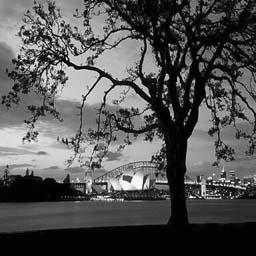
#> input picture image/Tree.jpg, 256 x 256 px, found by its file name
$ jupyter execute --allow-errors histogram_equalization_manual.ipynb
#> lines starting #> are read from the running program, lines starting #| are printed output that depends on the picture
[cell 1]
# ================================
# Section 1: Loading libraries and reading the image
# ================================

import cv2
import numpy as np
import matplotlib.pyplot as plt
from skimage import io
from math import log10

# Reading the grayscale image
img = cv2.imread('Tree.jpg', cv2.IMREAD_GRAYSCALE)
#> img is the input picture: shape (256, 256); min 0, max 255, mean 83.3

# Image size
M, N = img.shape
#> M = 256; N = 256
print(f"Image shape: {img.shape}")
#| Image shape: (256, 256)

# Displaying the original image
plt.figure(figsize=(5,5))
plt.imshow(img, cmap='gray')
plt.title('Original Image (Tree.jpg)')
plt.axis('off')
plt.show()

[cell 2]
import cv2
import numpy as np
import matplotlib.pyplot as plt

# Reading the image in grayscale
img = cv2.imread('Tree.jpg', cv2.IMREAD_GRAYSCALE)

# Image dimensions
M, N = img.shape
L = 256

# ================================
# Manual histogram calculation
# ================================
hist = np.zeros(L, dtype=np.int64)

for i in range(M):
    for j in range(N):
        intensity = img[i, j]
        hist[intensity] += 1
#> after the loop, hist = 256 values, max 7509 at index 2, min 3 at index 254, mean 256

# ================================
# Histogram normalization
# ================================
p = hist / (M * N)
#> p = 256 values, max 0.115 at index 2, min 4.58e-05 at index 254, mean 0.00391

# ================================
# Manual CDF calculation
# ================================
T = np.zeros(L)
T[0] = p[0]
for k in range(1, L):
    T[k] = T[k - 1] + p[k]
#> after the loop, T = 256 values from 0.0226 to 1

# ================================
# Plotting normalized histogram and CDF manually
# ================================
plt.figure(figsize=(12, 5))

# Normalized histogram (without bars)
plt.subplot(1, 2, 1)
x = np.arange(L)
for k in range(L - 1):
    # Manually drawing the bars as rectangles
    plt.fill([k, k, k + 1, k + 1], [0, p[k], p[k], 0], color='gray')

plt.title('Normalized Histogram (Manual)')
plt.xlabel('r_k (Intensity)')
plt.ylabel('p(r_k)')
plt.xlim(0, 255)

# CDF
plt.subplot(1, 2, 2)
plt.plot(x, T, color='blue')
plt.title('Cumulative Distribution Function (Manual)')
plt.xlabel('r_k')
plt.ylabel('T(r_k)')
plt.xlim(0, 255)

plt.tight_layout()
plt.show()
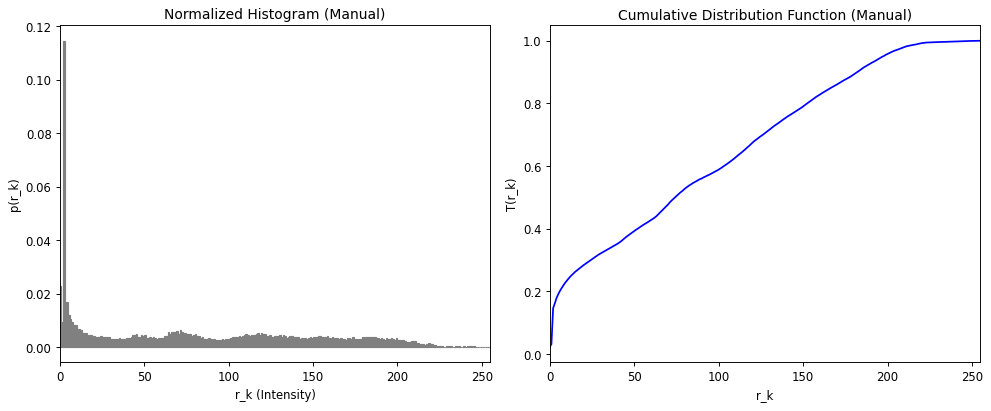
#> figure drawn by matplotlib, 2 panels; panel 2: curve peaks at x = 255, y = 1

[cell 3]
# ================================
# Section 3: Performing Equalization manually
# ================================

# Calculating s_k = (L - 1) * T(r_k)
s = np.round((L - 1) * T).astype(np.uint8)
#> s = 256 values from 6 to 255

# Applying the mapping to the image
equalized_img = s[img]
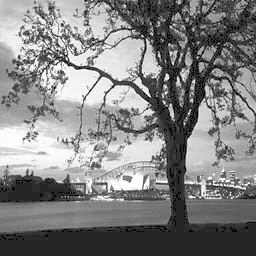
#> equalized_img: shape (256, 256); min 6, max 255, mean 129.7

# Calculating the histogram of the Equalized image
hist_eq = cv2.calcHist([equalized_img], [0], None, [L], [0, L]).ravel()
#> hist_eq = 256 values, max 7509 at index 37, min 0 at index 0, mean 256
p_eq = hist_eq / (M * N)
#> p_eq = 256 values, max 0.115 at index 37, min 0 at index 0, mean 0.00391

# Displaying the original and Equalized images
plt.figure(figsize=(12,5))

plt.subplot(1,2,1)
plt.imshow(img, cmap='gray')
plt.title('Original Image')

plt.subplot(1,2,2)
plt.imshow(equalized_img, cmap='gray')
plt.title('Equalized Image')

plt.show()
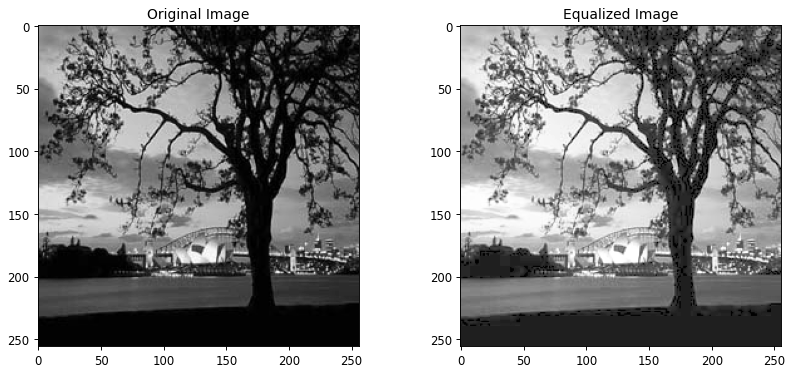
#> figure drawn by matplotlib, 2 panels

[cell 4]
import numpy as np
import matplotlib.pyplot as plt

# It is assumed that p and p_eq have been previously calculated (histograms of original and equalized images, respectively)
# Also, L = 256 has been defined earlier

plt.figure(figsize=(12,5))

x = np.arange(L)

# Plotting the original histogram (gray)
for k in range(L - 1):
    plt.fill([k, k, k + 1, k + 1], [0, p[k], p[k], 0],
             color='gray', alpha=0.6)

# Plotting the Equalized histogram (semi-transparent red)
for k in range(L - 1):
    plt.fill([k, k, k + 1, k + 1], [0, p_eq[k], p_eq[k], 0],
             color='red', alpha=0.4)

plt.title('Histogram Comparison: Original vs Equalized')
plt.xlabel('r_k (Intensity)')
plt.ylabel('p(r_k)')
plt.legend(['Original', 'Equalized'])
plt.xlim(0, 255)
plt.tight_layout()
plt.show()
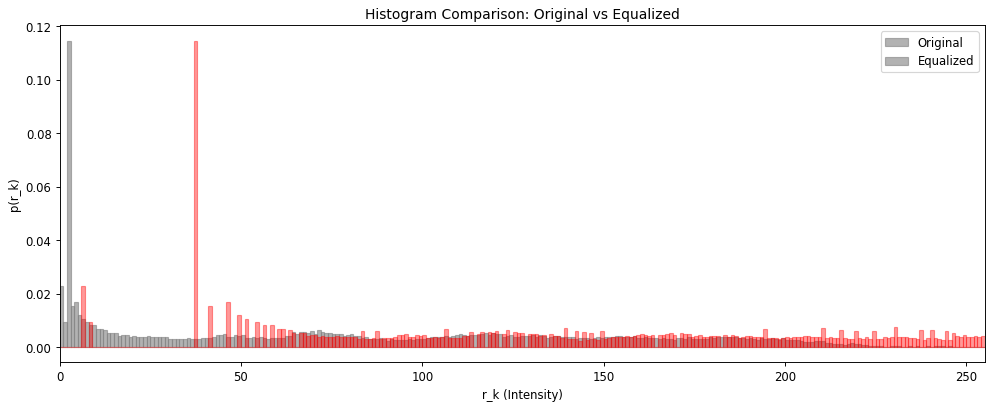
#> figure drawn by matplotlib, 1 panel

[cell 5]
# ================================
# Section 5: Calculating metrics (Mean, Variance, Entropy, MSE, PSNR)
# ================================

def calc_entropy(hist_norm):
    return -np.sum([p_i * np.log2(p_i) for p_i in hist_norm if p_i > 0])

def calc_mse(img1, img2):
    return np.mean((img1.astype(np.float64) - img2.astype(np.float64)) ** 2)

def calc_psnr(mse, L=255):
    if mse == 0:
        return float('inf')
    return 10 * log10((L ** 2) / mse)

# Calculating statistical values
mean_orig = np.mean(img)
#> mean_orig = 83.28
var_orig = np.var(img)
#> var_orig = 4577.7
entropy_orig = calc_entropy(p)
#> entropy_orig = 7.31

mean_eq = np.mean(equalized_img)
#> mean_eq = 129.7
var_eq = np.var(equalized_img)
#> var_eq = 5064.2
entropy_eq = calc_entropy(p_eq)
#> entropy_eq = 7.13

# MSE and PSNR
mse = calc_mse(img, equalized_img)
#> mse = 2251.8
psnr = calc_psnr(mse)
#> psnr = 14.61

# Creating a results table
import pandas as pd

metrics = pd.DataFrame({
    'Metric': ['Mean', 'Variance', 'Entropy', 'MSE', 'PSNR (dB)'],
    'Original': [mean_orig, var_orig, entropy_orig, '-', '-'],
    'Equalized': [mean_eq, var_eq, entropy_eq, mse, psnr]
})
#> metrics = table of 5 rows and 3 columns

#> (the rest of this cell did not finish here and is left out)
